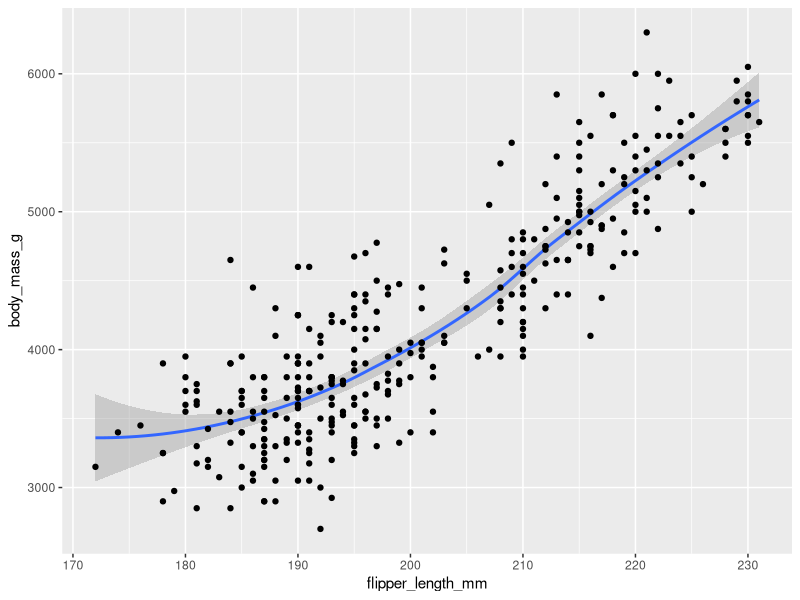
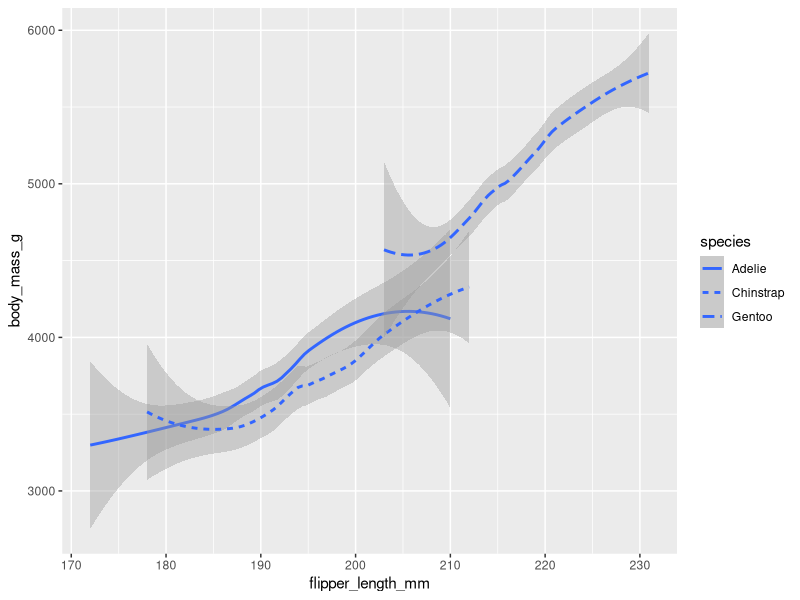
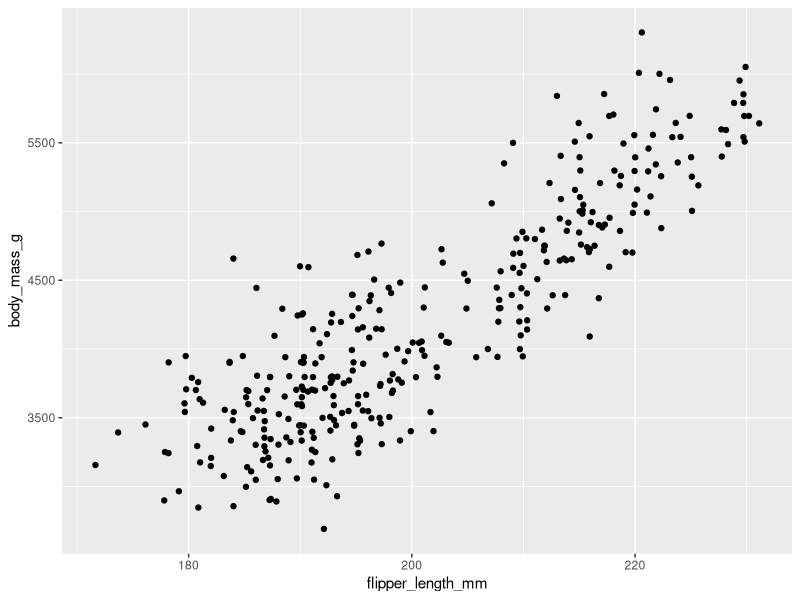
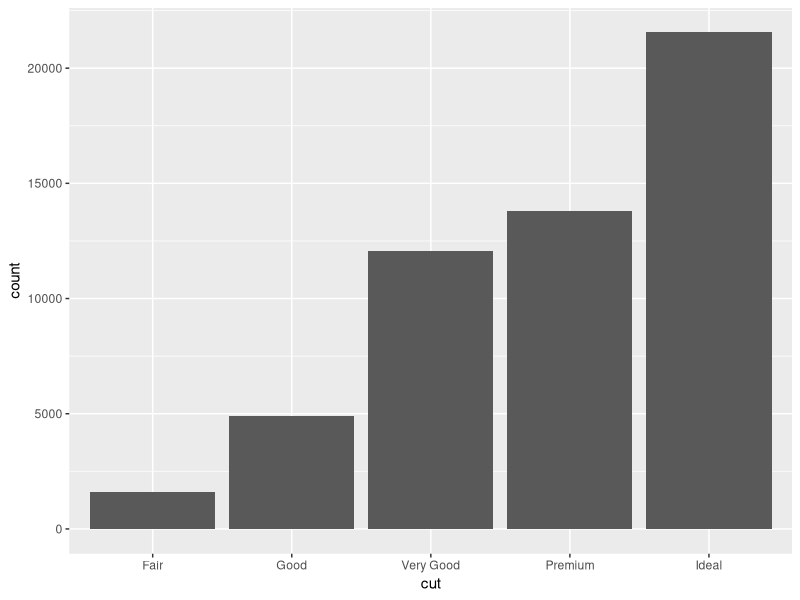
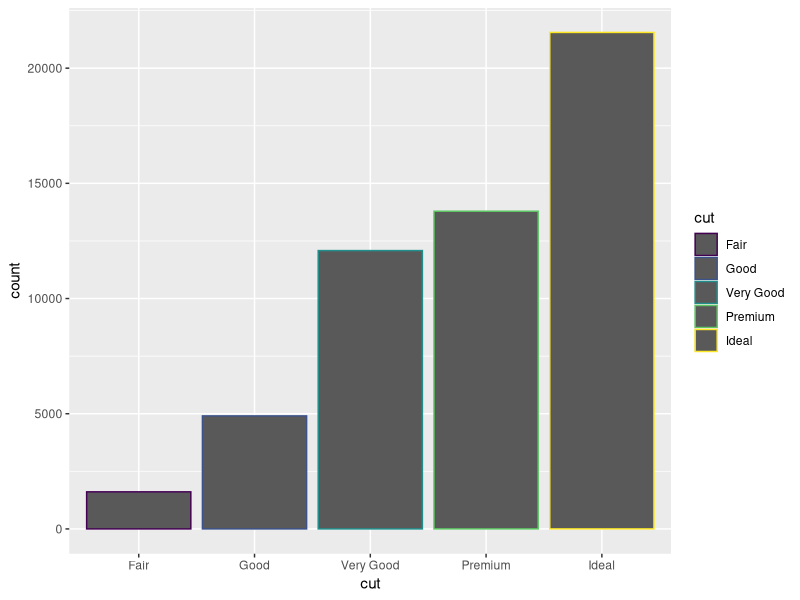
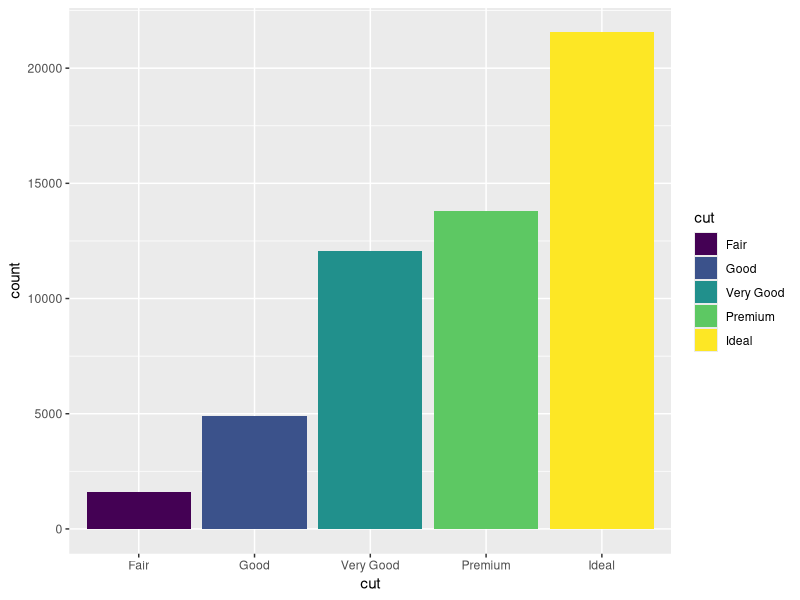
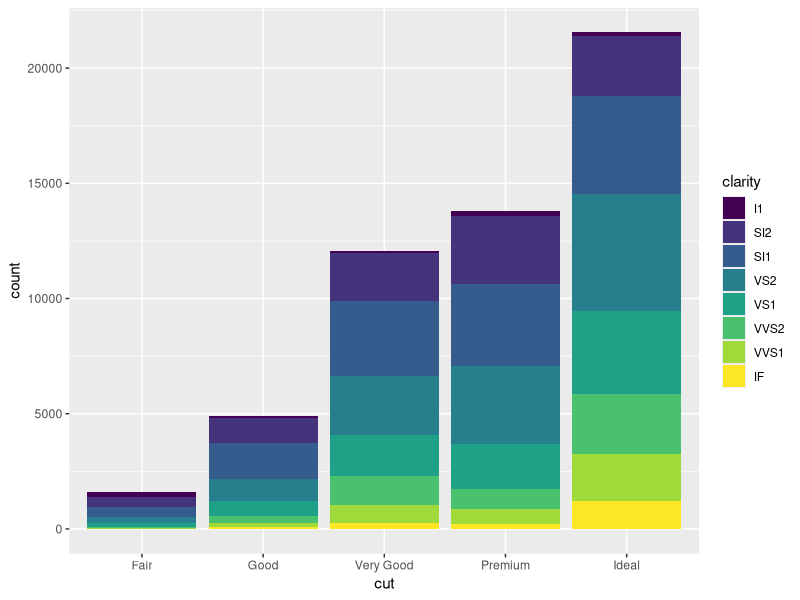
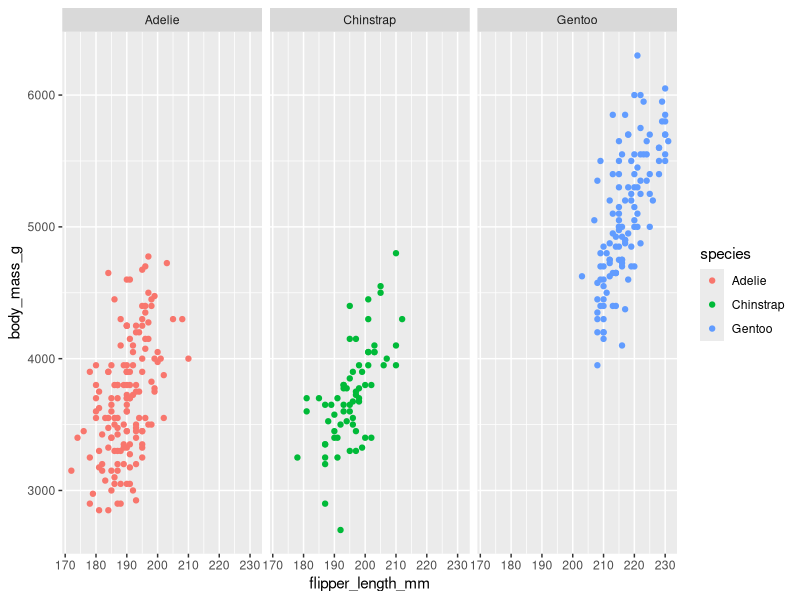

Recreate these plots in R, in order.
library(palmerpenguins)
library(ggplot2)

#Examples of using ggplot2

View(penguins)

ggplot(data=penguins) +
  geom_smooth(mapping=aes(x=flipper_length_mm,y=body_mass_g)) +
  geom_point(mapping=aes(x=flipper_length_mm,y=body_mass_g))

ggplot(data=penguins) +
  geom_smooth(mapping=aes(x=flipper_length_mm,y=body_mass_g,linetype=species))

ggplot(data=penguins) +
  geom_jitter(mapping=aes(x=flipper_length_mm,y=body_mass_g,linetype=species))

ggplot(data=diamonds) +
  geom_bar(mapping=aes(x=cut))

ggplot(data=diamonds) +
  geom_bar(mapping=aes(x=cut,color=cut))

ggplot(data=diamonds) +
  geom_bar(mapping=aes(x=cut,fill=cut))

ggplot(data=diamonds) +
  geom_bar(mapping=aes(x=cut,fill=clarity))

ggplot(data=penguins) +
  geom_point(mapping=aes(x=flipper_length_mm,y=body_mass_g,color=species)) +
  facet_wrap(~species)

ggplot(data=diamonds) +
  geom_bar(mapping=aes(x=color,fill=cut)) +
  facet_wrap(~cut)

ggplot(data=penguins) +
  geom_point(mapping=aes(x=flipper_length_mm,y=body_mass_g,color=species)) +
  facet_grid(sex~species)

ggplot(data=penguins) +
  geom_point(mapping=aes(x=flipper_length_mm,y=body_mass_g,color=species)) +
  facet_grid(~species)

#Add Titles
ggplot(data=penguins) +
  geom_point(mapping=aes(x=flipper_length_mm,y=body_mass_g,color=species)) +
  labs(title="Palmer Penguins: Body Mass vs. Flipper Length")

ggplot(data=penguins) +
  geom_point(mapping=aes(x=flipper_length_mm,y=body_mass_g,color=species)) +
  labs(title="Palmer Penguins: Body Mass vs. Flipper Length", subtitle = "Sample of Three Penguin Species")

ggplot(data=penguins) +
  geom_point(mapping=aes(x=flipper_length_mm,y=body_mass_g,color=species)) +
  labs(title="Palmer Penguins: Body Mass vs. Flipper Length", subtitle = "Sample of Three Penguin Species",caption="Data collected by Dr. Kristen Gorman")

ggplot(data=penguins) +
  geom_point(mapping=aes(x=flipper_length_mm,y=body_mass_g,color=species)) +
  labs(title="Palmer Penguins: Body Mass vs. Flipper Length", subtitle = "Sample of Three Penguin Species",caption="Data collected by Dr. Kristen Gorman")+
  annotate("text", x=220,y=3500,label="The Gentoos are the largest")

ggplot(data=penguins) +
  geom_point(mapping=aes(x=flipper_length_mm,y=body_mass_g,color=species)) +
  labs(title="Palmer Penguins: Body Mass vs. Flipper Length", subtitle = "Sample of Three Penguin Species",caption="Data collected by Dr. Kristen Gorman")+
  annotate("text", x=220,y=3500,label="The Gentoos are the largest",color="blue")

ggplot(data=penguins) +
  geom_point(mapping=aes(x=flipper_length_mm,y=body_mass_g,color=species)) +
  labs(title="Palmer Penguins: Body Mass vs. Flipper Length", subtitle = "Sample of Three Penguin Species",caption="Data collected by Dr. Kristen Gorman")+
  annotate("text", x=220,y=3500,label="The Gentoos are the largest",color="blue")

ggplot(data=penguins) +
  geom_point(mapping=aes(x=flipper_length_mm,y=body_mass_g,color=species)) +
  labs(title="Palmer Penguins: Body Mass vs. Flipper Length", subtitle = "Sample of Three Penguin Species",caption="Data collected by Dr. Kristen Gorman")+
  annotate("text", x=220,y=3500,label="The Gentoos are the largest",color="blue",fontface="bold",size=4.5)

ggplot(data=penguins) +
  geom_point(mapping=aes(x=flipper_length_mm,y=body_mass_g,color=species)) +
  labs(title="Palmer Penguins: Body Mass vs. Flipper Length", subtitle = "Sample of Three Penguin Species",caption="Data collected by Dr. Kristen Gorman")+
  annotate("text", x=220,y=3500,label="The Gentoos are the largest",color="blue",fontface="bold",size=3.5,angle=25)

#Adding parts of plot by assigning a value and then using "value"+annotate

p <- ggplot(data=penguins) +
  geom_point(mapping=aes(x=flipper_length_mm,y=body_mass_g,color=species)) +
  labs(title="Palmer Penguins: Body Mass vs. Flipper Length", subtitle = "Sample of Three Penguin Species",caption="Data collected by Dr. Kristen Gorman")+
  annotate("text", x=220,y=3500,label="The Gentoos are the largest",color="blue",fontface="bold",size=3.5,angle=25)

p + annotate("text",x=190,y=5500,label="The Adelies are the smallest",color="red",fontface="bold",size=3.5,angle=25)

#combining these two (above)

ggplot(data=penguins) +
  geom_point(mapping=aes(x=flipper_length_mm,y=body_mass_g,color=species)) +
  labs(title="Palmer Penguins: Body Mass vs. Flipper Length", subtitle = "Sample of Three Penguin Species",caption="Data collected by Dr. Kristen Gorman")+
  annotate("text", x=220,y=3500,label="The Gentoos are the largest!",color="blue",fontface="bold",size=3.7,angle=25)+
  annotate("text", x=190,y=5500,label="The Adelies are the smallest!",color="red",fontface="bold",size=3.7,angle=25)

#how to use ggsave

ggsave("Three Penguin Species.png") #this will save to documents without defining file path
